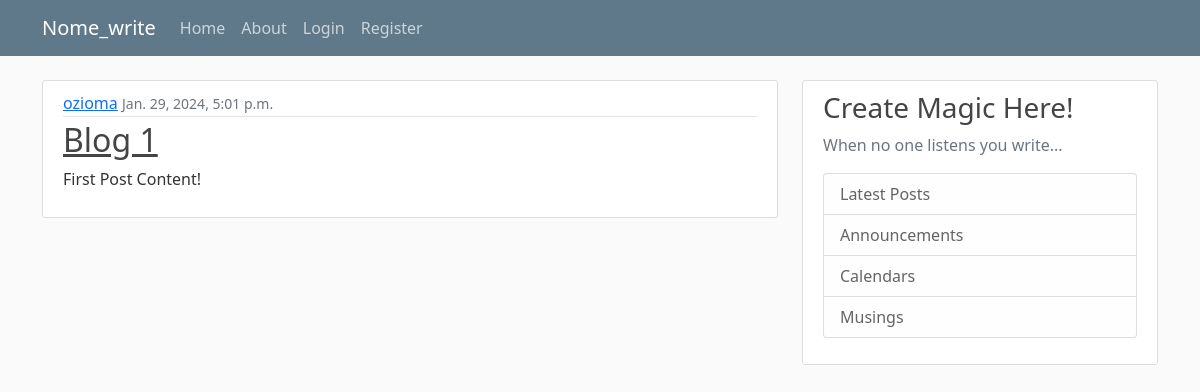
The app's page /, older data.
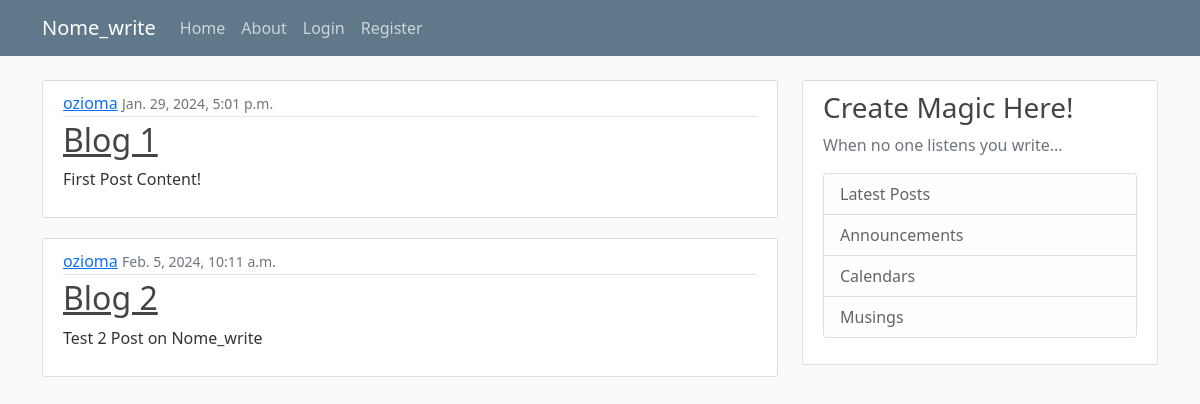
The same page, newer data.
### blog/models.py (models this page shows, shortened)
class Post(models.Model):
    title = models.CharField(max_length=100)
    sub_title = models.CharField(max_length=100)
    content = models.TextField()
    date_posted = models.DateTimeField(default=timezone.now)
    author = models.ForeignKey(User, on_delete=models.DO_NOTHING)

### blog/views.py (the view)
# urls.py: path('', views.home, name='blog-home'),
def home(request):
    context = {
        'post': Post.objects.all()
    }
    return render(request, 'blog/home.html', context)

### blog/templates/blog/home.html
{% extends "blog/base.html" %}
{% block content %}
    {% for post in post %}
        <article class="media content-section">
          <div class="media-body">
            <div class="article-metadata">
              <a class="mr-2" href="#">{{ post.author }}</a>
              <small class="text-muted">{{ post.date_posted}}</small>
            </div>
            <h2><a class="article-title" href="#">{{ post.title }}</a></h2>
            <p class="article-content">{{ post.content }}</p>
          </div>
        </article>
    {% endfor %}
{% endblock content %}

### blog/templates/blog/base.html (shortened to what this page needs)
{% load static %}
<!DOCTYPE html>
<html lang="en">
<head>
    <link href="https://cdn.jsdelivr.net/npm/bootstrap@5.0.2/dist/css/bootstrap.min.css" rel="stylesheet">
    <link rel="stylesheet" type="text/css" href="{%static 'blog/main.css' %}">
</head>
<body>
    <header class="site-header">
      <nav class="navbar navbar-expand-md navbar-dark bg-steel fixed-top">
        <div class="container">
          <a class="navbar-brand mr-4" href="{% url 'blog-home' %}">Nome_write</a>
          <div class="collapse navbar-collapse" id="navbarToggle">
            <div class="navbar-nav mr-auto">
              <a class="nav-item nav-link" href="{% url 'blog-home' %}">Home</a>
              <a class="nav-item nav-link" href="{% url 'blog-about' %}">About</a>
            </div>
            <div class="navbar-nav">
              {% if user.is_authenticated %}
                <a class="nav-item nav-link" href="{% url 'profile' %}">Profile</a>
                <a class="nav-item nav-link" href="{% url 'logout' %}">Log out</a>
              {% else %}
                <a class="nav-item nav-link" href="{% url 'login' %}">Login</a>
                <a class="nav-item nav-link" href="{% url 'register' %}">Register</a>
              {% endif %}
            </div>
          </div>
        </div>
      </nav>
    </header>
    <main role="main" class="container">
      <div class="row">
        <div class="col-md-8">
          {% block content %}{% endblock %}
        </div>
        <div class="col-md-4">
          <div class="content-section">
            <h3>Create Magic Here!</h3>
            <p class='text-muted'>When no one listens you write...
              <ul class="list-group">
                <li class="list-group-item list-group-item-light">Latest Posts</li>
                <li class="list-group-item list-group-item-light">Announcements</li>
                <li class="list-group-item list-group-item-light">Calendars</li>
                <li class="list-group-item list-group-item-light">Musings</li>
              </ul>
            </p>
          </div>
        </div>
      </div>
    </main>
</body>
</html>

### blog/static/blog/main.css (style rules this page uses)
body { background: #fafafa; color: #333333; margin-top: 5rem; }
h1, h2, h3, h4, h5, h6 { color: #444444; }
ul { margin: 0; }
.bg-steel { background-color: #5f788a; }
.site-header .navbar-nav .nav-link { color: #cbd5db; }
.content-section { background: #ffffff; padding: 10px 20px; border: 1px solid #dddddd; border-radius: 3px; margin-bottom: 20px; }
.article-title { color: #444444; }
.article-content { white-space: pre-line; }
.article-metadata { padding-bottom: 1px; margin-bottom: 4px; border-bottom: 1px solid #e3e3e3 }

Row changes from the older to the newer data that the page shows:
added Post: author "ozioma", date_posted "Feb. 5, 2024, 10:11 a.m.", title "Blog 2", content "Test 2 Post on Nome_write"
